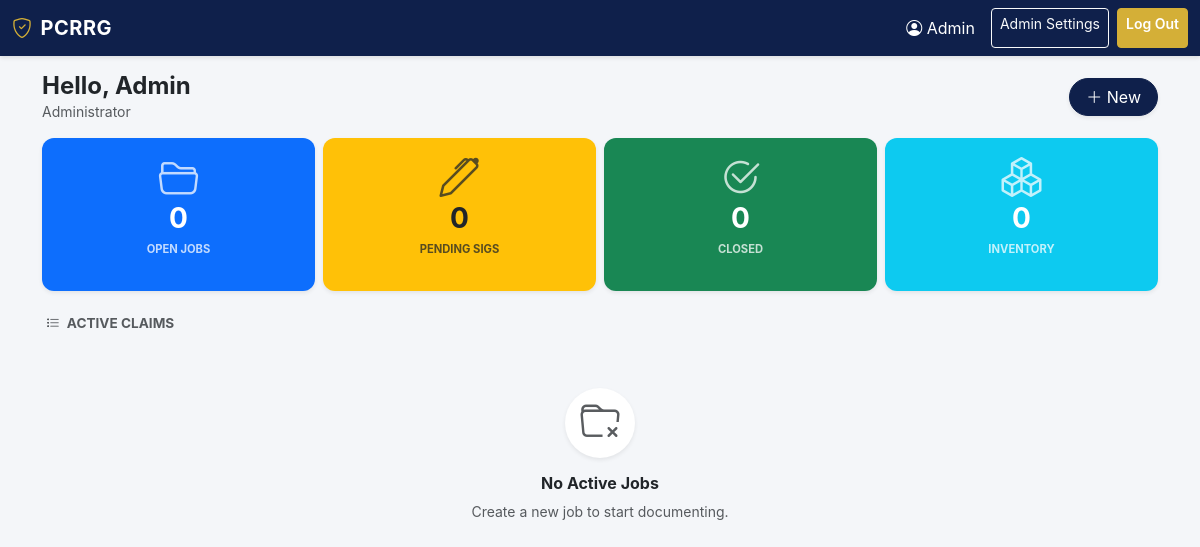
/ (signed in), run on an earlier commit of the app's database.
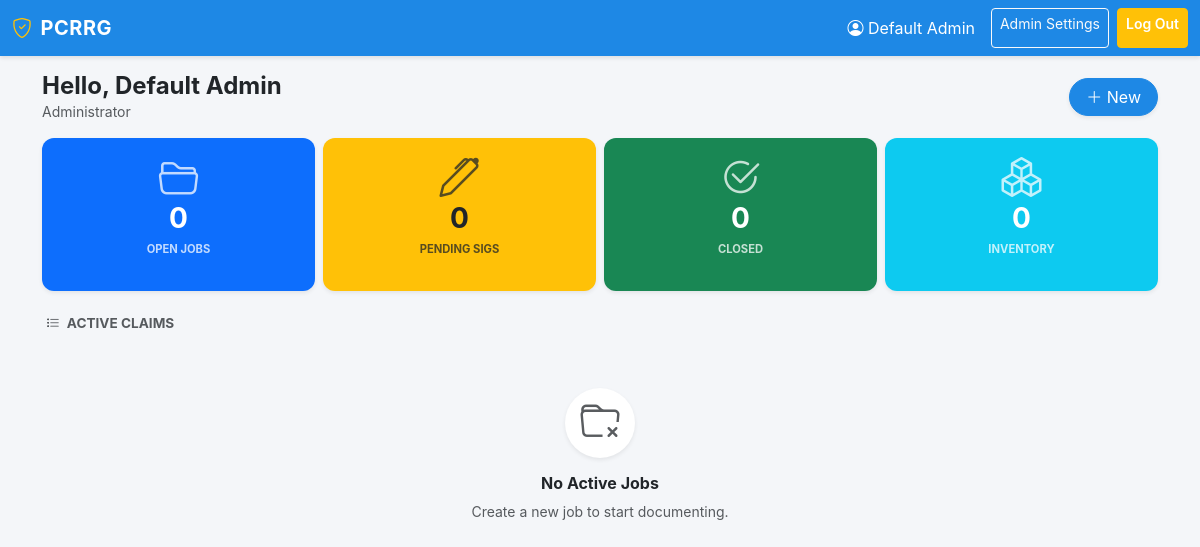
And on a later commit of the database.
### app.py (models this page shows, shortened)
class User(UserMixin, db.Model):
    id = db.Column(db.Integer, primary_key=True)
    username = db.Column(db.String(80), unique=True, nullable=False)
    pin = db.Column(db.String(16), nullable=False)
    name = db.Column(db.String(255))
    phone = db.Column(db.String(50))
    email = db.Column(db.String(255))
    role = db.Column(db.String(50), default='tech')

### app.py (the view)
@app.route('/')
@login_required
def dashboard():
    jobs_open = Job.query.filter_by(status='open').count()
    jobs_closed = Job.query.filter_by(status='closed').count()
    jobs_archived = Job.query.filter_by(status='archived').count()
    inventory_count = InventoryItem.query.count()
    contracts_pending = JobContract.query.filter_by(signed=False).count()
    recent_jobs = Job.query.order_by(Job.created_at.desc()).limit(10).all()
    active_sessions = EmployeeSession.query.filter(EmployeeSession.clock_out_at.is_(None)).all()
    return render_template(
        'dashboard.html',
        jobs_open=jobs_open,
        jobs_closed=jobs_closed,
        jobs_archived=jobs_archived,
        inventory_count=inventory_count,
        contracts_pending=contracts_pending,
        recent_jobs=recent_jobs,
        active_sessions=active_sessions
    )

### app.py (called while the page is built)
@login_manager.user_loader
def load_user(user_id):
    return User.query.get(int(user_id))

def is_admin():
    return current_user.is_authenticated and getattr(current_user, 'role', '') == 'admin'

@app.context_processor
def inject_globals():
    theme = ThemeSettings.query.first()
    return {'is_admin': is_admin(), 'current_user': current_user, 'theme': theme}

@app.context_processor
def inject_theme():
    try:
        return {"t": load_theme()}
    except Exception:
        return {"t": {}}

@app.context_processor
def inject_globals():
    theme = ThemeSettings.query.first()
    return {
        "is_admin": is_admin(),
        "current_user": current_user,
        "theme": theme,
        "user_has_permission": user_has_permission,
    }

### plus/ui.py (called while the page is built, shortened)
def load_plus_config():
    with open(PLUS_CONFIG_PATH, 'r', encoding='utf-8') as f:
        return json.load(f)

@app.context_processor
def inject_plus():
    return { "plus_ui": load_plus_config() }

### templates/dashboard.html (shortened to what the changed rows need)
{% extends "base.html" %}
{% block content %}
<div class="d-flex justify-content-between align-items-center mb-3">
    <div>
        <h4 class="fw-bold mb-0 text-dark">Hello, {{ current_user.name or current_user.username }}</h4>
        <p class="text-muted small mb-0">{{ "Administrator" if is_admin else "Field Technician" }}</p>
    </div>
</div>
{% endblock %}

### templates/base.html (shortened to what this page needs)
<!DOCTYPE html>
<html lang="en">
<head>
    <link href="https://cdn.jsdelivr.net/npm/bootstrap@5.3.2/dist/css/bootstrap.min.css" rel="stylesheet">
    <link rel="stylesheet" href="https://cdn.jsdelivr.net/npm/bootstrap-icons@1.11.1/font/bootstrap-icons.css">
</head>
<body>
<nav class="navbar navbar-expand-lg navbar-dark navbar-pcrrg sticky-top">
    <div class="container-fluid">
        <a class="navbar-brand" href="/">
            {% if theme and theme.logo_url and theme.logo_url != '/static/logo.png' %}
            <img src="{{ theme.logo_url }}" alt="Logo" height="30" class="me-2 rounded bg-white p-1">
            {% else %}
            <i class="bi bi-shield-check me-2" style="color: var(--pcrrg-secondary);"></i>
            {% endif %}
            PCRRG
        </a>
        <div class="d-none d-lg-flex ms-auto">
            {% if current_user.is_authenticated %}
                <span class="navbar-text me-3 text-white"><i class="bi bi-person-circle"></i> {{ current_user.name or current_user.username }}</span>
                {% if is_admin %}
                    <a class="btn btn-sm btn-outline-light me-2" href="/admin">Admin Settings</a>
                {% endif %}
                <a class="btn btn-sm btn-warning" href="/logout">Log Out</a>
            {% endif %}
        </div>
    </div>
</nav>
<div class="container py-3">
    {% block content %}{% endblock %}
</div>
</body>
</html>

What changed in the data, as far as the page shows it:
changed User: name "Admin" → "Default Admin"
